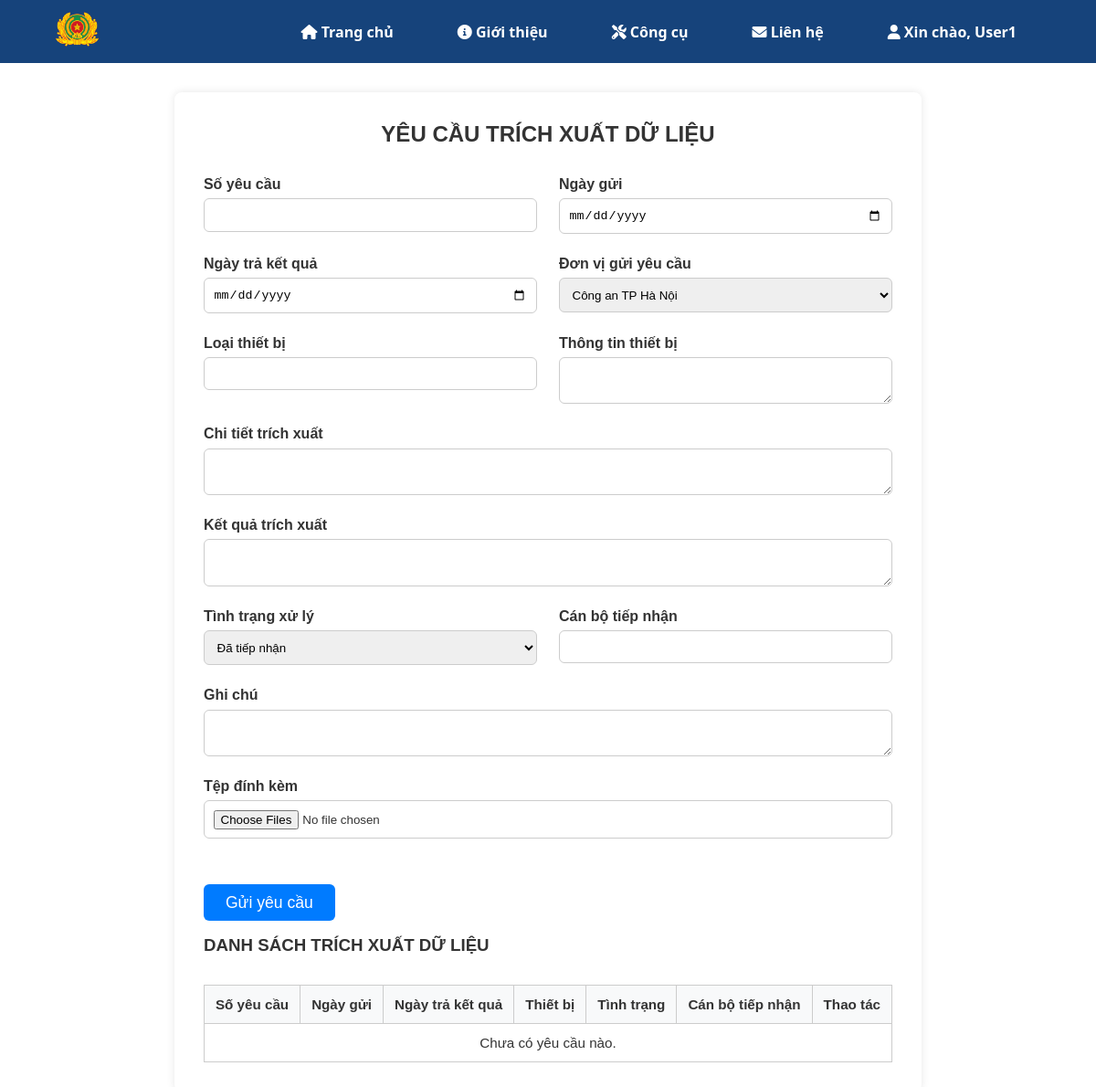
The app's page /report/extraction/add (signed in), older data.
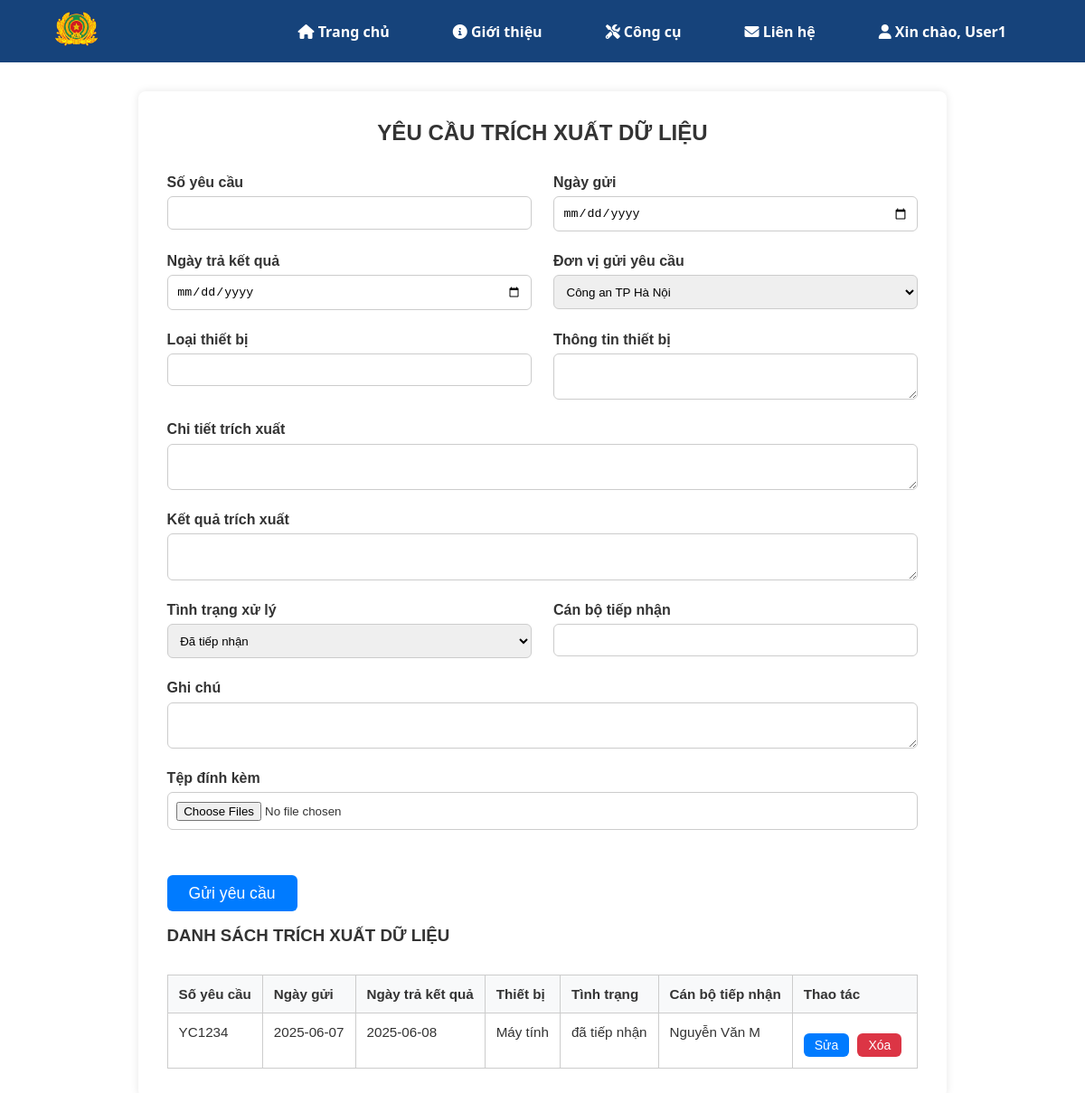
The same page, newer data.
### asrp/models.py (models this page shows)
class ExtractionRequest(db.Model):
    __tablename__ = 'yeu_cau_trich_xuat'
    id = db.Column(db.Integer, db.ForeignKey('bao_cao.id'), primary_key=True)
    request_number = db.Column(db.String(50), unique=True, nullable=False)  # Số yêu cầu
    sent_date = db.Column(db.Date, nullable=False)       # Ngày gửi (chỉ ngày)
    result_date = db.Column(db.Date)                      # Ngày trả kết quả (chỉ ngày)
    unit_id = db.Column(db.Integer, db.ForeignKey('don_vi.id'), nullable=False)
    device_type = db.Column(db.String(100), nullable=False)
    device_info = db.Column(db.Text, nullable=False)
    extraction_detail = db.Column(db.Text, nullable=False)
    extraction_result = db.Column(db.Text)
    status = db.Column(db.String(50), nullable=False)             # Tình trạng xử lý (mới thêm)
    receiving_officer = db.Column(db.String(150))                  # Cán bộ tiếp nhận (mới thêm)
    note = db.Column(db.Text)
    report = db.relationship('Report', back_populates='extraction_request')
    unit = db.relationship('Unit', back_populates='extraction_requests')

### asrp/blueprints/report/extraction_routes.py (the view, shortened to what this page needs)
@extraction_bp.route('/add', methods=['GET', 'POST'])
@login_required
def add_extraction_request():
    form = ExtractionRequestForm()
    form.unit_id.choices = [(u.id, u.name) for u in Unit.query.all()]
    extraction_requests = ExtractionRequest.query \
        .join(Report) \
        .filter(Report.user_id == current_user.id) \
        .order_by(Report.created_at.desc()) \
        .all()
    return render_template('report/extraction_form.html', form=form, requests=extraction_requests)

### asrp/templates/report/extraction_form.html (shortened to what this page needs)
{% extends "base.html" %}
{% block content %}
<div class="report-form-wrapper">
    <h2>YÊU CẦU TRÍCH XUẤT DỮ LIỆU</h2>
    <form method="POST" enctype="multipart/form-data">
        {% for field in [
            form.request_number, form.sent_date, form.result_date,
            form.unit_id,
            form.device_type, form.device_info,
            form.extraction_detail, form.extraction_result,
            form.status, form.receiving_officer, form.note
        ] %}
        <div class="form-group {% if field.name in ['extraction_detail', 'extraction_result', 'note'] %}form-full{% endif %}">
            <label class="form-label">{{ field.label }}</label>
            {{ field(class="form-control") }}
        </div>
        {% endfor %}
        <div class="form-group form-full">
            <label class="form-label">{{ form.attachments.label }}</label>
            {{ form.attachments(class="form-control", multiple=True) }}
        </div>
        <div class="form-actions">
            {{ form.submit(class="btn btn-primary") }}
        </div>
    </form>
    <h3>DANH SÁCH TRÍCH XUẤT DỮ LIỆU</h3>
    <table>
        <thead>
            <tr>
                <th>Số yêu cầu</th>
                <th>Ngày gửi</th>
                <th>Ngày trả kết quả</th>
                <th>Thiết bị</th>
                <th>Tình trạng</th>
                <th>Cán bộ tiếp nhận</th>
                <th>Thao tác</th>
            </tr>
        </thead>
        <tbody>
            {% for ex in requests %}
            <tr>
                <td>{{ ex.request_number }}</td>
                <td>{{ ex.sent_date }}</td>
                <td>{{ ex.result_date}}</td>
                <td>{{ ex.device_type }}</td>
                <td>{{ ex.status }}</td>
                <td>{{ ex.receiving_officer }}</td>
                <td>
                    <a href="{{ url_for('report.extraction.edit_extraction_request', id=ex.id) }}" class="btn btn-sm btn-primary">Sửa</a>
                    <form action="{{ url_for('report.extraction.delete_extraction_request', id=ex.id) }}" method="POST" onsubmit="return confirm('Bạn có chắc muốn xóa?');">
                        <button type="submit" class="btn btn-sm btn-danger">Xóa</button>
                    </form>
                </td>
            </tr>
            {% else %}
            <tr>
                <td colspan="7" style="text-align:center;">Chưa có yêu cầu nào.</td>
            </tr>
            {% endfor %}
        </tbody>
    </table>
</div>
{% endblock %}

Row changes from the older to the newer data that the page shows:
added ExtractionRequest: request_number "YC1234", sent_date "2025-06-07", result_date "2025-06-08", device_type "Máy tính", status "đã tiếp nhận", receiving_officer "Nguyễn Văn M"
Text that changed along with them:
text no longer shown: "Chưa có yêu cầu nào."
